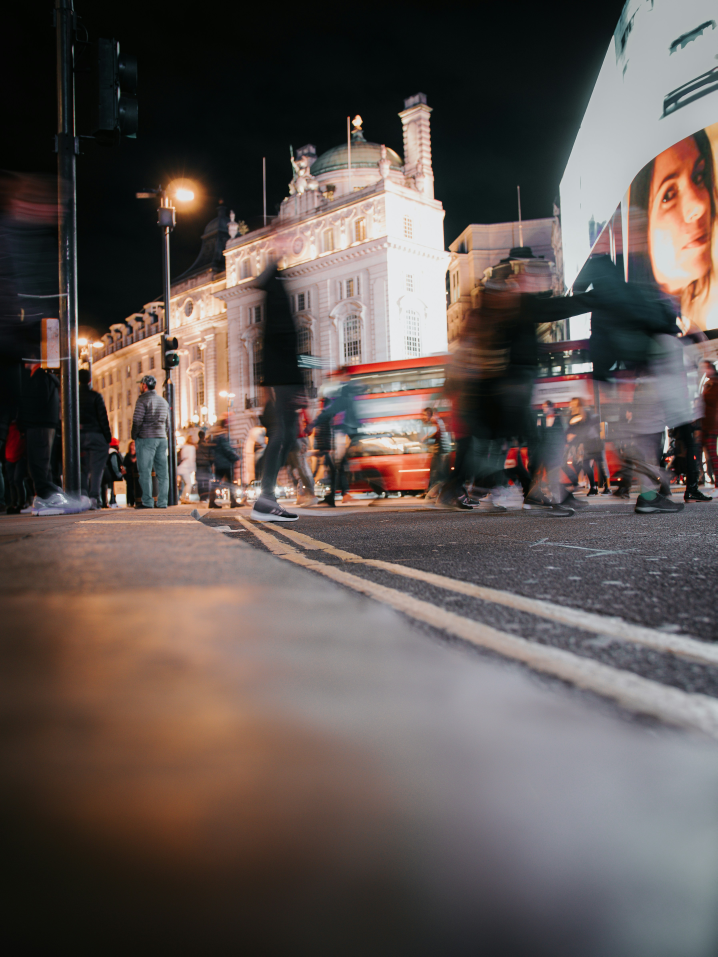
#> input picture images/1.jpg, 3586 x 4782 px (shown at 1/5 size)
$ python CW_lesson_2.py
#> lines starting #> are read from the running program, lines starting #| are printed output that depends on the picture; after the words box and inside, x2 and y2 are one past the last pixel; in counts of white or black regions, pixels touching at a corner belong together
import cv2
import numpy as np

SCALING_INT = 5

image = cv2.imread('images/1.jpg')
#> image is the input picture: shape (4782, 3586, 3); mean B, G, R 82.4, 86.2, 96.4
print(image.shape)
#| (4782, 3586, 3)

# image = cv2.resize(image, (300, 800))
image = cv2.resize(image, (image.shape[1] // SCALING_INT,
                           image.shape[0] // SCALING_INT))
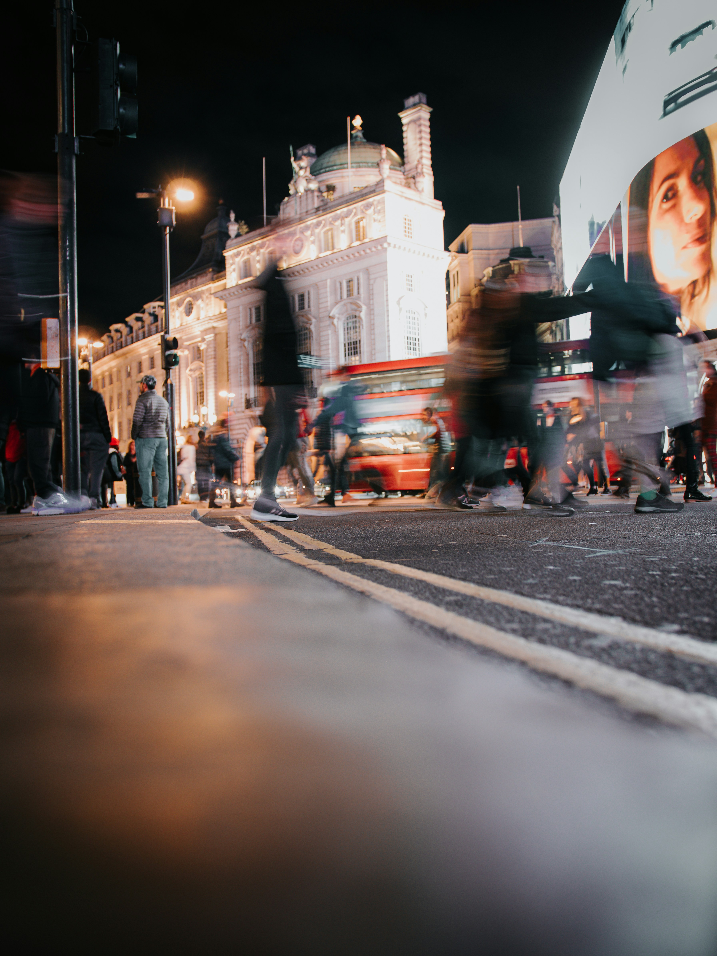
#> image: shape (956, 717, 3); mean B, G, R 82.3, 86.1, 96.3
image = cv2.cvtColor(image, cv2.COLOR_BGR2GRAY)
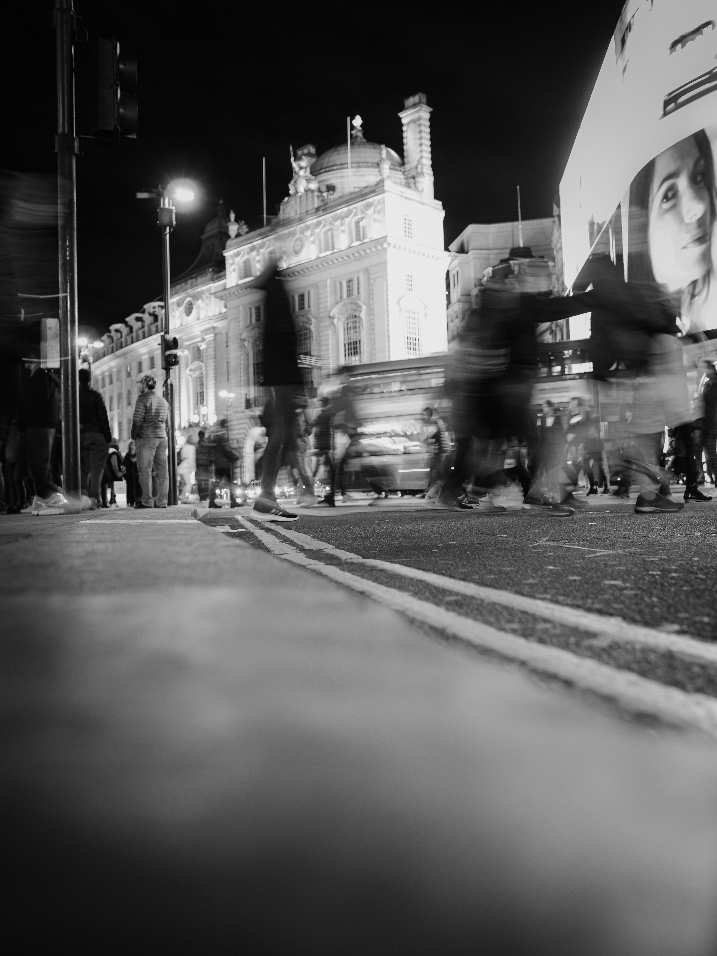
#> image: shape (956, 717); min 2, max 238, mean 88.7
image = cv2.Canny(image, 100, 100)
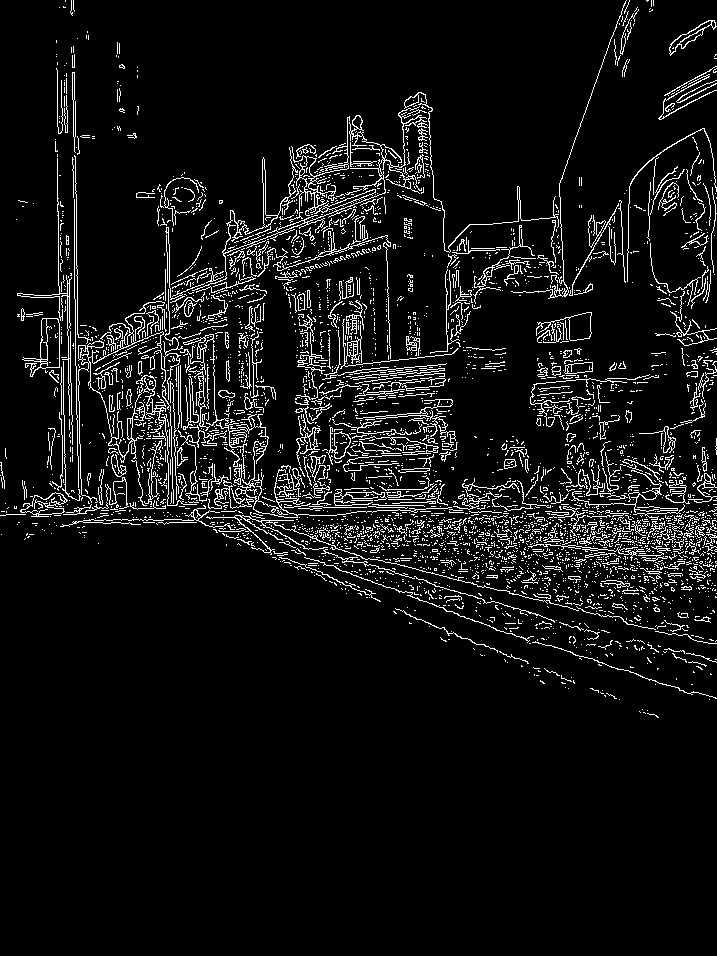
#> image: shape (956, 717); 7% white in thin lines or dots, all inside (x1, y1, x2, y2) = (0, 0, 717, 718)

kernel = np.ones((5, 5), np.uint8())

image = cv2.dilate(image, kernel, 1)  # Розширює світлі області на зоображені.
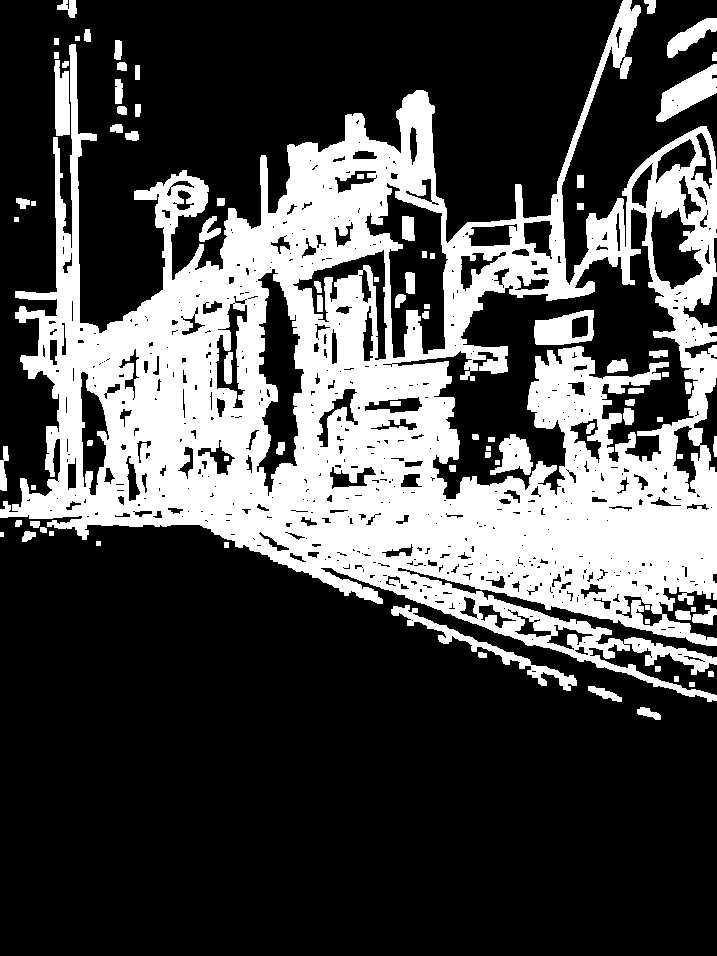
#> image: shape (956, 717); 29.7% white; 85 white regions, largest, box (x1, y1, x2, y2) and area: (0, 0, 717, 702) 189337, (391, 605, 577, 691) 1874, (656, 64, 717, 122) 1664
image = cv2.erode(image, kernel, 1)  # Розширює темні області на зоображені.
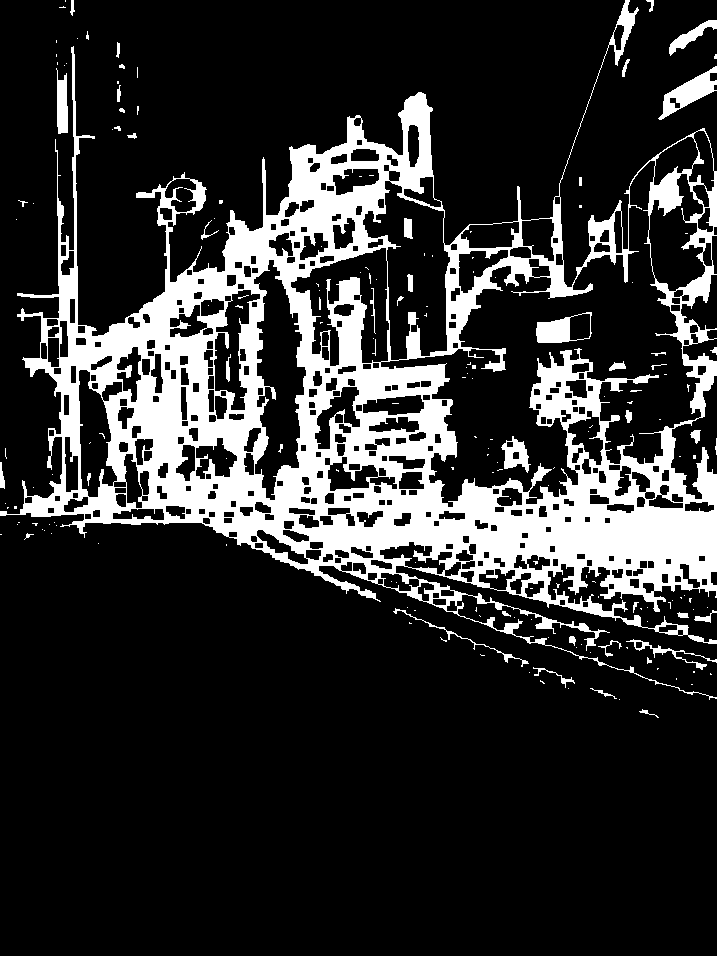
#> image: shape (956, 717); 18.7% white; 183 white regions (135 under 20 px), largest, box (x1, y1, x2, y2) and area: (0, 0, 717, 700) 121493, (658, 66, 717, 120) 1150, (536, 312, 592, 343) 823

image = cv2.imwrite('car.jpg', image)

cv2.imshow('Image', image)

cv2.waitKey(0)
cv2.destroyAllWindows()

$ run again, with images/2.jpg copied over images/1.jpg
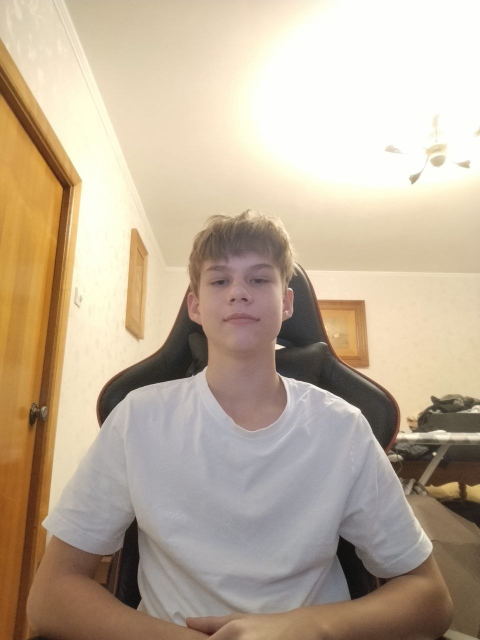
#> input picture images/2.jpg, 960 x 1280 px (shown at 1/2 size)
#> image is the input picture: shape (1280, 960, 3); mean B, G, R 153, 173.9, 190.6
#| (1280, 960, 3)
#> `image = cv2.Canny(image, 100, 100)`:
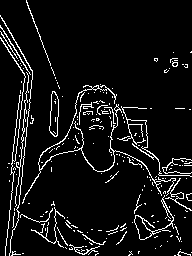
#> image: shape (256, 192); 7.2% white in thin lines or dots
#> `image = cv2.erode(image, kernel, 1)`:
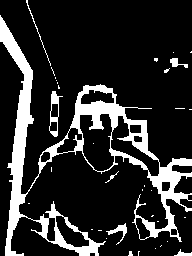
#> image: shape (256, 192); 16.8% white; 35 white regions (28 under 20 px), largest, box (x1, y1, x2, y2) and area: (0, 15, 192, 256) 7553, (49, 91, 63, 137) 213, (106, 223, 127, 245) 126
